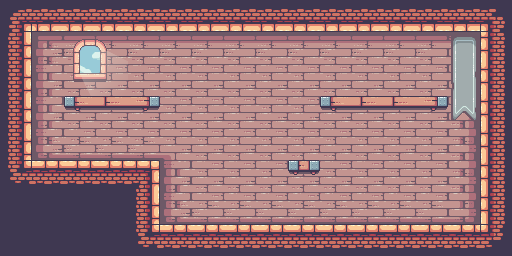

Rendered tile map (Tiled .tmx) drawn with the repository's tilesets; below, a short description and the map source with its tile grids summarised:
An orthogonal 16x8 tile map with 32x32 px tiles, 4 tile layers (BackgroundLayer, BackgroundObjectLayer, GroundLayer, GroundObjectLayer), 2 tilesets and 24 objects (4x Box, 2x Gate, 2x King_pig, 2x Pig_box, Portal, ...).

<map version="1.9" tiledversion="1.9.2" orientation="orthogonal" renderorder="right-down" width="16" height="8" tilewidth="32" tileheight="32" infinite="0" nextlayerid="8" nextobjectid="35">
 <properties>
  <property name="music" value="audio/mapmusic.mp3" />
 </properties>
 <tileset firstgid="1" source="tileset1.tsx" />
 <tileset firstgid="513" source="entities.tsx" />
 <layer id="1" name="BackgroundLayer" width="16" height="8">
  <data>[128 cells, 84 non-empty, 11 distinct tile ids]</data>
 </layer>
 <layer id="2" name="BackgroundObjectLayer" width="16" height="8">
  <data>[128 cells, 7 non-empty, 7 distinct tile ids]</data>
 </layer>
 <layer id="3" name="GroundLayer" width="16" height="8">
  <data>[128 cells, 44 non-empty, 9 distinct tile ids]</data>
 </layer>
 <layer id="4" name="GroundObjectLayer" width="16" height="8">
  <data>[128 cells, 8 non-empty, 4 distinct tile ids]</data>
 </layer>
 <objectgroup id="5" name="CollisionLayer">
  <object id="1" x="23.5" y="23.75" width="464.239" height="8" />
  <object id="2" x="480.291" y="24.2329" width="8" height="207.864" />
  <object id="3" x="152.247" y="224.342" width="336.167" height="8" />
  <object id="4" x="151.719" y="162.469" width="8" height="69.8438" />
  <object id="5" x="23.97" y="160.563" width="135.75" height="8" />
  <object id="6" x="23.6364" y="24.3409" width="8" height="143.659" />
  <object id="22" x="320" y="96" width="128" height="10.75" />
  <object id="23" x="287.667" y="160" width="32.3333" height="10.75" />
  <object id="24" x="64" y="96" width="96" height="10.75" />
 </objectgroup>
 <objectgroup id="7" name="Portals">
  <object id="20" name="Portal" x="405.336" y="80.0114" width="5" height="15.5341">
   <properties>
    <property name="toMap" value="mapObjects/map3.tmx" />
   </properties>
  </object>
  <object id="28" name="Gate" gid="523" x="192" y="224" width="46" height="56" />
  <object id="27" name="Gate" gid="523" x="384" y="96" width="46" height="56" />
 </objectgroup>
 <objectgroup id="6" name="EntityLayer">
  <object id="7" name="Box" gid="525" x="32" y="160" width="26" height="20" />
  <object id="8" name="Box" gid="525" x="352" y="95.5" width="26" height="20" />
  <object id="10" name="Box" gid="520" x="448" y="224" width="22" height="16" />
  <object id="11" name="Box" gid="2147484173" x="445.875" y="208" width="21" height="16.5" />
  <object id="13" name="Pig_bomb" gid="524" x="320" y="96" width="26" height="26">
   <properties>
    <property name="moveRange" type="float" value="5" />
   </properties>
  </object>
  <object id="14" name="Pig_fire" gid="2147484175" x="64" y="96" width="26" height="18">
   <properties>
    <property name="flipX" type="bool" value="true" />
   </properties>
  </object>
  <object id="15" name="Cannon" gid="2147484174" x="84.8561" y="99.8939" width="44" height="28">
   <properties>
    <property name="flipX" type="bool" value="true" />
   </properties>
  </object>
  <object id="18" name="King_pig" gid="2147484165" x="128" y="160" width="38" height="28">
   <properties>
    <property name="moveRange" type="float" value="10" />
   </properties>
  </object>
  <object id="30" name="Pig_box" gid="521" x="441.333" y="190.333" width="26" height="30">
   <properties>
    <property name="moveRange" type="float" value="20" />
   </properties>
  </object>
  <object id="31" name="King" gid="516" x="185" y="238.167" width="78" height="58" />
  <object id="32" name="King_pig" gid="517" x="288" y="224" width="38" height="28">
   <properties>
    <property name="moveRange" type="float" value="10" />
   </properties>
  </object>
  <object id="33" name="Pig_box" gid="521" x="350" y="78.6667" width="26" height="30">
   <properties>
    <property name="moveRange" type="float" value="5" />
   </properties>
  </object>
 </objectgroup>
</map>
